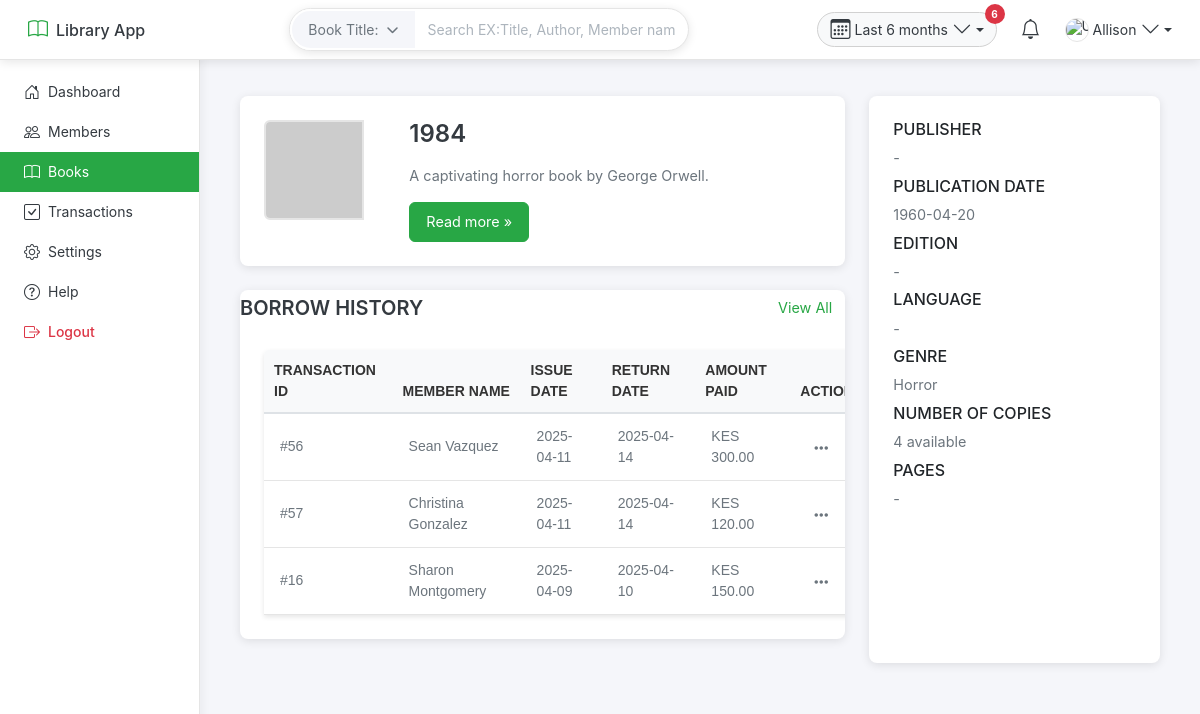
Screenshot of /book/3/ with the database file from the repository.
### base/models.py (models this page shows, shortened)
class Book(models.Model):
    title = models.CharField(max_length=255)  # Title of the book
    author = models.CharField(max_length=255)  # Author's name
    genre = models.CharField(max_length=100, blank=True, null=True)  # Genre (e.g., Fiction, Non-Fiction)
    isbn = models.CharField(max_length=20, unique=True, blank=True, null=True)  # ISBN number
    publication_date = models.DateField(blank=True, null=True)  # Publication date
    description = models.TextField(blank=True, null=True)  # Short description of the book
    stock = models.PositiveIntegerField(default=0)  # Number of copies available

class Transaction(models.Model):
    book = models.ForeignKey('Book', on_delete=models.CASCADE)
    member = models.ForeignKey('Member', on_delete=models.CASCADE)
    issue_date = models.DateField(auto_now_add=True)  # Date book was issued
    return_date = models.DateField(blank=True, null=True)  # Date book was returned
    fee = models.DecimalField(max_digits=10, decimal_places=2, blank=True, null=True, default=150)  # Total fee charged
    amount_paid = models.DecimalField(max_digits=10, decimal_places=2, blank=True, null=True, default=0)  # Amount paid by member
    balance = models.DecimalField(max_digits=10, decimal_places=2, default=0)  # Remaining balance

class Member(models.Model):
    name = models.CharField(max_length=255)  # Full name of the member
    email = models.EmailField(unique=True)  # Email address
    phone_number = models.CharField(max_length=15, blank=True, null=True)  # Contact number
    address = models.TextField(blank=True, null=True)  # Physical address
    membership_date = models.DateField(auto_now_add=True)  # Date of joining
    outstanding_debt = models.DecimalField(max_digits=10, decimal_places=2, default=0.00)  # Debt owed
    is_active = models.BooleanField(default=True)  # Active status of the member

### base/views.py (the view, shortened to what this page needs)
# urls.py: path('book/<int:book_id>/', views.book_details, name='book_details'),
def book_details(request, book_id):
    book = get_object_or_404(Book, id=book_id)
    transactions = Transaction.objects.filter(book=book).order_by('-issue_date')
    for transaction in transactions:
        print(transaction.id, transaction.return_date)
    return render(request, 'book_details.html', {'book': book, 'transactions': transactions, 'b_d': 'b_d'})

### templates/book_details.html (shortened to what this page needs)
{% extends 'base.html' %}
{% load static%}
{% block content %}
<div class="container">
  <div class="row">
    <div class="col-md-8 d-flex flex-column">
      <div class="card flex-grow-1 mb-4">
        <div class="card-body">
          <div class="row">
            <div class="col-md-3">
              <img src="https://placehold.co/400" alt="{{ book.title }}" class="img-fluid rounded-start" />
            </div>
            <div class="col-md-9">
              <h2 class="card-title">{{ book.title }}</h2>
              <p class="card-text">{{ book.description|default:'No description available.' }}</p>
              <a href="#" class="btn btn-primary">Read more &raquo;</a>
            </div>
          </div>
        </div>
      </div>
      <div class="card flex-grow-1 transactions-table-section mb-4">
         <div class="d-flex justify-content-between align-items-center">
    <h3>BORROW HISTORY</h3>
    <a href="{% url 'transaction_list' %}?book_id={{ book.id }}" class="btn btn-link">View All</a>
  </div>
        <div class="card-body overflow-auto table-wrapper">
          <table class="table transactions-table custom-table">
            <thead>
              <tr>
                <th>Transaction ID</th>
                <th>Member Name</th>
                <th>Issue Date</th>
                <th>Return Date</th>
                <th>Amount Paid</th>
                <th>Action</th>
              </tr>
            </thead>
            <tbody>
              {% for transaction in transactions %}
              <tr>
                <td>#{{ transaction.id }}</td>
                <td>{{ transaction.member.name }}</td>
                <td>{{ transaction.issue_date|date:"Y-m-d" }}</td>
                <td>{{ transaction.return_date|date:"Y-m-d"|default:'-' }}</td>
                <td>KES {{ transaction.amount_paid|default:'0.00' }}</td>
                <td>
                    <div class="dropdown">
                        <button class="action-dropdown-btn" type="button" id="transactionActionsDropdown-{{transaction.id}}" data-bs-toggle="dropdown" aria-expanded="false">
                            <i class="fas fa-ellipsis-h"></i>
                        </button>
                    </div>
                </td>
              </tr>
              {% endfor %}
            </tbody>
          </table>
        </div>
      </div>
    </div>
    <div class="col-md-4 d-flex flex-column">
      <div class="card flex-grow-1">
        <div class="card-body">
          <h6>PUBLISHER</h6>
          <p>{{ book.publisher|default:'-' }}</p>
          <h6>PUBLICATION DATE</h6>
          <p>{{ book.publication_date|date:"Y-m-d"|default:'-' }}</p>
          <h6>EDITION</h6>
          <p>{{ book.edition|default:'-' }}</p>
          <h6>LANGUAGE</h6>
          <p>{{ book.language|default:'-' }}</p>
          <h6>GENRE</h6>
          <p>{{ book.genre|default:'-' }}</p>
          <h6>NUMBER OF COPIES</h6>
          <p>{{ book.stock }} available</p>
          <h6>PAGES</h6>
          <p>{{ book.pages|default:'-' }}</p>
        </div>
      </div>
    </div>
  </div>
</div>
  </div>
</div>
{% endblock %}

### static/css/main.css (style rules this page uses)
body { font-family: -apple-system, BlinkMacSystemFont, "Segoe UI", Roboto, "Helvetica Neue", Arial, sans-serif;margin: 0;padding-top: 56px; }
.container { background-color: #f5f6fa; padding: 1.5rem; }
.table-wrapper { box-sizing: border-box;overflow-x: auto;width: 100%;-webkit-overflow-scrolling: touch; }
.books-table-section, .members-table-section, .librarians-table-section, .transactions-table-section { box-sizing: border-box;max-width: 100%;width: 100%; }
.card-title { color: #343a40;font-size: 0.875rem;font-weight: 600;margin-bottom: 0.5rem;text-transform: uppercase; }
.card-body h2, .card-body h2.card-title { color: #343a40;font-size: 1.5rem;font-weight: 600;margin-bottom: 1rem; }
.card-body p { color: #6c757d;font-size: 0.9rem;margin-bottom: 0.5rem; }
.card-body p.card-text { color: #6c757d;line-height: 1.5;margin-bottom: 1rem; }
.transactions-table-section h3 { color: #343a40;font-size: 1.25rem;font-weight: 600;margin: 0; }
.card { background-color: #fff;border: none;border-radius: 8px;box-shadow: 0 2px 10px rgba(0, 0, 0, 0.1);transition: box-shadow 0.3s ease, transform 0.3s ease; }
.card-body { padding: 1.5rem; }
.card-body img.rounded-circle, .card-body img.rounded-start { border: 2px solid #e5e5e5;height: 100px;object-fit: cover;transition: border-color 0.3s ease;width: 100px; }
.table { border-collapse: separate;border-spacing: 0;margin-bottom: 0;width: 100%; }
.table thead th { background-color: #f8f9fa;border-bottom: 1px solid #e5e5e5;color: #343a40;font-size: 0.875rem;font-weight: 600;padding: 0.75rem 1rem;text-transform: uppercase; }
.table tbody tr { transition: background-color 0.3s ease; }
.table tbody td { border-bottom: 1px solid #e5e5e5;color: #6c757d;font-size: 0.875rem;padding: 0.75rem 1rem;vertical-align: middle; }
.custom-table { font-family: 'Arial', sans-serif; font-size: 14px; }
.custom-table thead th { background-color: #f8f9fa; border-bottom: 2px solid #dee2e6; color: #333; padding: 10px; }
.custom-table tbody tr:nth-of-type(odd) { background-color: #f9f9f9; }
.books-table, .members-table, .transactions-table, .librarians-table { background-color: white;border-collapse: collapse;border-radius: 5px 5px Condition: none;background-color: white;box-shadow: 0 2px 5px rgba(0, 0, 0, 0.1);border-radius: 5px 5px 0 0;min-width: 600px; overflow: hidden;width: 100%; }
.books-table th, .books-table td, .members-table th, .members-table td, .librarians-table td, .librarians-table th, .transactions-table th, .transactions-table td { font-size: 14px;padding: 12px 15px;text-align: left; }
.books-table th, .members-table th, .transactions-table th, .librarians-table th { color: #333;font-weight: bold; }
.books-table td, .members-table td, .transactions-table td, .librarians-table td { border-top: 1px solid #ddd;color: #666; }
.action-dropdown-btn { background: none;border: none;color: #6c757d;font-size: 1rem;padding: 0.25rem 0.5rem;transition: color 0.3s ease; }
.action-dropdown-btn i { font-size: 1rem; }
.card-body .btn-primary { background-color: #28a745;border-color: #28a745;border-radius: 6px;font-size: 0.9rem;padding: 0.5rem 1rem;transition: background-color 0.3s ease, border-color 0.3s ease; }
.transactions-table-section .btn-link { color: #28a745;font-size: 0.9rem;text-decoration: none;transition: color 0.3s ease; }
.dropdown { display: inline-block;position: relative; }
.action-dropdown-btn { background-color: transparent;border: none;color: #6c757d; cursor: pointer;font-size: 20px; }
@media (min-width: 768px) { .card-body { padding: 1.5rem; } }
@media (min-width: 768px) { .card-title { font-size: 0.875rem; } }

### rows the page displays
Book: title "1984", description "A captivating horror book by George Orwell.", publication_date "1960-04-20", genre "Horror", stock "4"

### other values shown
{{ book.publisher|default:'-' }} "-"
{{ book.edition|default:'-' }} "-"
{{ book.language|default:'-' }} "-"
{{ book.pages|default:'-' }} "-"
